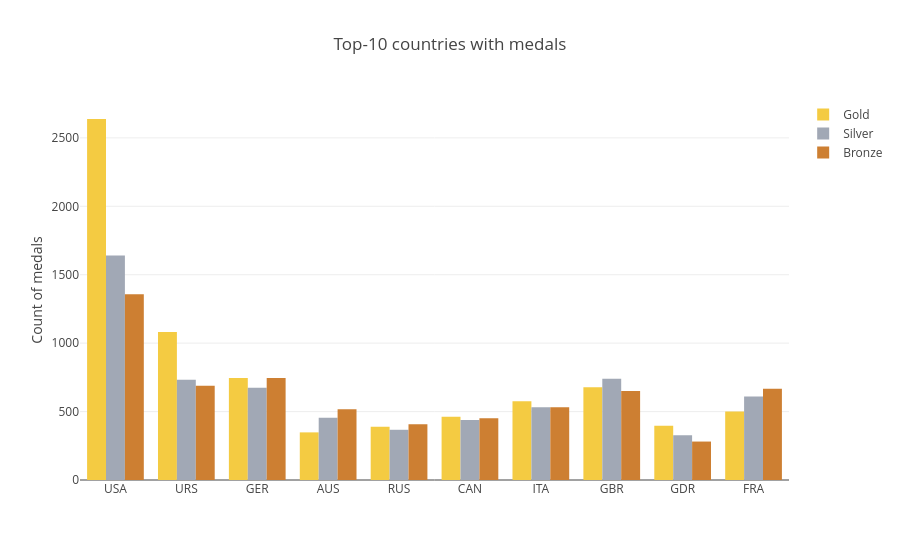

The notebook cell this image was saved under:
### Markdown cell above
Again, let's complicate the graph and display the number of different medals for the top 10 countries

### Code cell
topn = 10
top10 = data.dropna().NOC.value_counts()[:topn]

gold = data[data.Medal=='Gold'].NOC.value_counts()
gold = gold[top10.index]
silver = data[data.Medal=='Silver'].NOC.value_counts()
silver = silver[top10.index]
bronze = data[data.Medal=='Bronze'].NOC.value_counts()
bronze = bronze[top10.index]

bar_gold = go.Bar(x=gold.index, y=gold, name = 'Gold', marker=dict(color = '#f4cb42'))
bar_silver = go.Bar(x=silver.index, y=silver, name = 'Silver', marker=dict(color = '#a1a8b5'))
bar_bronze = go.Bar(x=bronze.index, y=bronze, name = 'Bronze', marker=dict(color = '#cd7f32'))

layout = go.Layout(title='Top-10 countries with medals', yaxis = dict(title = 'Count of medals'))

fig = go.Figure(data=[bar_gold, bar_silver, bar_bronze], layout=layout)
py.iplot(fig)

### Figure 1 — Plotly figure (JSON) as saved in the notebook; plotly's stock layout.template omitted (floating-point values rounded to 4 significant figures)
{"data": [{"marker": {"color": "#f4cb42"}, "name": "Gold", "type": "bar", "x": ["USA", "URS", "GER", "AUS", "RUS", "CAN", "ITA", "GBR", "GDR", "FRA"], "y": [2638, 1082, 745, 348, 390, 463, 575, 678, 397, 501]}, {"marker": {"color": "#a1a8b5"}, "name": "Silver", "type": "bar", "x": ["USA", "URS", "GER", "AUS", "RUS", "CAN", "ITA", "GBR", "GDR", "FRA"], "y": [1641, 732, 674, 455, 367, 438, 531, 739, 327, 610]}, {"marker": {"color": "#cd7f32"}, "name": "Bronze", "type": "bar", "x": ["USA", "URS", "GER", "AUS", "RUS", "CAN", "ITA", "GBR", "GDR", "FRA"], "y": [1358, 689, 746, 517, 408, 451, 531, 651, 281, 666]}], "layout": {"title": "Top-10 countries with medals", "yaxis": {"title": "Count of medals"}}}
